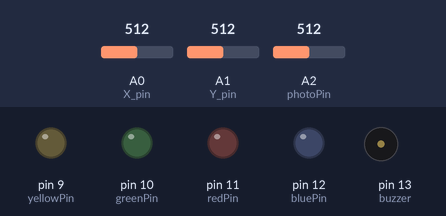
Bench run of a sketch on a simulated Arduino Uno, built with avr-gcc and run on an emulated ATmega328P. Parts: output pins drawn as LEDs (lit = HIGH), buzzer (waves = sounding). The inputs (shaded band) are chosen by the test bench; at power-on: A0 (X_pin) = 512, A1 (Y_pin) = 512, A2 (photoPin) = 512. What the sketch prints to the serial monitor is not drawn.

Above: at 9.7 s.
9.8 s: A0 (X_pin) set to 684
11.3 s: A0 (X_pin) set to 717
At 11.8 s:
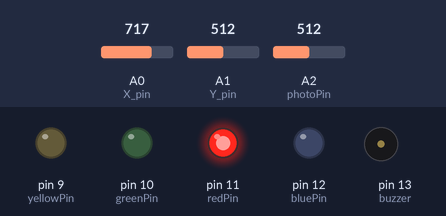
12.8 s: A1 (Y_pin) set to 691
14.3 s: A1 (Y_pin) set to 711
At 15.5 s:
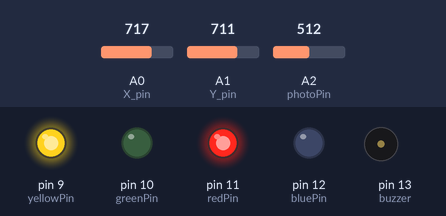
15.8 s: A1 (Y_pin) set to 783
17.3 s: A1 (Y_pin) set to 818
At 17.9 s:
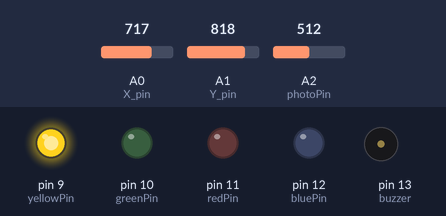
Timing chart, 0 to 19.8 s (numbered marks = the images above; inputs shaded):
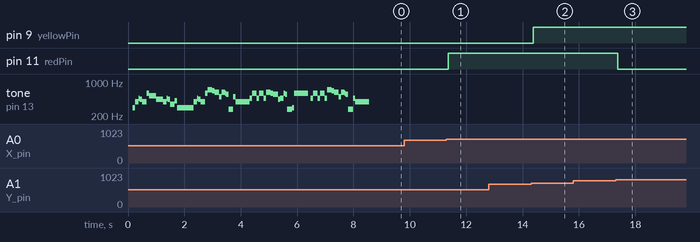

The sketch:

ohalle2lab4.ino
```cpp
/*
   1- Author: Omkarnath Halleppanawar - 665916886
   2- Lab: Lab 4 - Multiple Inputs and Outputs
   3- Description: This code plays the Harry Potter theme, increasing the speed at which it is played based on light intensity
   Also, lights up 4 LEDs based on position of a joystick
   4-Lab Questions:
  What does the map() function do? It maps a range of numbers to a different range of numbers
How did you change the speed of the melody in your code? I used the value from the photoresistor, mapped it to a value from 1-10, and divided noteDuration by that number
What was the hardest part of the lab to implement? Changing the speed of the photoresistor because I had to figure out how to fit it into the existing code to play music
   5- References: Lab Write-up and resources given in writeup
   6- Demo: in-person demonstration" 2/27/2023 Time 10:26 TA: Parth
*/


// Arduino pin numbers
const int SW_pin = 8; // digital pin connected to switch output
const int X_pin = 0; // analog pin connected to X output
const int Y_pin = 1; // analog pin connected to Y output

int yellowPin = 9;
int greenPin = 10;
int redPin = 11;
int bluePin = 12;

int photoPin = A2;

#define NOTE_B0  31
#define NOTE_C1  33
#define NOTE_CS1 35
#define NOTE_D1  37
#define NOTE_DS1 39
#define NOTE_E1  41
#define NOTE_F1  44
#define NOTE_FS1 46
#define NOTE_G1  49
#define NOTE_GS1 52
#define NOTE_A1  55
#define NOTE_AS1 58
#define NOTE_B1  62
#define NOTE_C2  65
#define NOTE_CS2 69
#define NOTE_D2  73
#define NOTE_DS2 78
#define NOTE_E2  82
#define NOTE_F2  87
#define NOTE_FS2 93
#define NOTE_G2  98
#define NOTE_GS2 104
#define NOTE_A2  110
#define NOTE_AS2 117
#define NOTE_B2  123
#define NOTE_C3  131
#define NOTE_CS3 139
#define NOTE_D3  147
#define NOTE_DS3 156
#define NOTE_E3  165
#define NOTE_F3  175
#define NOTE_FS3 185
#define NOTE_G3  196
#define NOTE_GS3 208
#define NOTE_A3  220
#define NOTE_AS3 233
#define NOTE_B3  247
#define NOTE_C4  262
#define NOTE_CS4 277
#define NOTE_D4  294
#define NOTE_DS4 311
#define NOTE_E4  330
#define NOTE_F4  349
#define NOTE_FS4 370
#define NOTE_G4  392
#define NOTE_GS4 415
#define NOTE_A4  440
#define NOTE_AS4 466
#define NOTE_B4  494
#define NOTE_C5  523
#define NOTE_CS5 554
#define NOTE_D5  587
#define NOTE_DS5 622
#define NOTE_E5  659
#define NOTE_F5  698
#define NOTE_FS5 740
#define NOTE_G5  784
#define NOTE_GS5 831
#define NOTE_A5  880
#define NOTE_AS5 932
#define NOTE_B5  988
#define NOTE_C6  1047
#define NOTE_CS6 1109
#define NOTE_D6  1175
#define NOTE_DS6 1245
#define NOTE_E6  1319
#define NOTE_F6  1397
#define NOTE_FS6 1480
#define NOTE_G6  1568
#define NOTE_GS6 1661
#define NOTE_A6  1760
#define NOTE_AS6 1865
#define NOTE_B6  1976
#define NOTE_C7  2093
#define NOTE_CS7 2217
#define NOTE_D7  2349
#define NOTE_DS7 2489
#define NOTE_E7  2637
#define NOTE_F7  2794
#define NOTE_FS7 2960
#define NOTE_G7  3136
#define NOTE_GS7 3322
#define NOTE_A7  3520
#define NOTE_AS7 3729
#define NOTE_B7  3951
#define NOTE_C8  4186
#define NOTE_CS8 4435
#define NOTE_D8  4699
#define NOTE_DS8 4978
#define REST 0

// change this to make the song slower or faster
int tempo = 144;

// change this to whichever pin you want to use
int buzzer = 13;

// notes of the moledy followed by the duration.
// a 4 means a quarter note, 8 an eighteenth , 16 sixteenth, so on
// !!negative numbers are used to represent dotted notes,
// so -4 means a dotted quarter note, that is, a quarter plus an eighteenth!!
int melody[] = {


  // Hedwig's theme fromn the Harry Potter Movies
  // Score from https://musescore.com/user/3811306/scores/4906610

  REST, 2, NOTE_D4, 4,
  NOTE_G4, -4, NOTE_AS4, 8, NOTE_A4, 4,
  NOTE_G4, 2, NOTE_D5, 4,
  NOTE_C5, -2,
  NOTE_A4, -2,
  NOTE_G4, -4, NOTE_AS4, 8, NOTE_A4, 4,
  NOTE_F4, 2, NOTE_GS4, 4,
  NOTE_D4, -1,
  NOTE_D4, 4,

  NOTE_G4, -4, NOTE_AS4, 8, NOTE_A4, 4, //10
  NOTE_G4, 2, NOTE_D5, 4,
  NOTE_F5, 2, NOTE_E5, 4,
  NOTE_DS5, 2, NOTE_B4, 4,
  NOTE_DS5, -4, NOTE_D5, 8, NOTE_CS5, 4,
  NOTE_CS4, 2, NOTE_B4, 4,
  NOTE_G4, -1,
  NOTE_AS4, 4,

  NOTE_D5, 2, NOTE_AS4, 4,//18
  NOTE_D5, 2, NOTE_AS4, 4,
  NOTE_DS5, 2, NOTE_D5, 4,
  NOTE_CS5, 2, NOTE_A4, 4,
  NOTE_AS4, -4, NOTE_D5, 8, NOTE_CS5, 4,
  NOTE_CS4, 2, NOTE_D4, 4,
  NOTE_D5, -1,
  REST,4, NOTE_AS4,4,

  NOTE_D5, 2, NOTE_AS4, 4,//26
  NOTE_D5, 2, NOTE_AS4, 4,
  NOTE_F5, 2, NOTE_E5, 4,
  NOTE_DS5, 2, NOTE_B4, 4,
  NOTE_DS5, -4, NOTE_D5, 8, NOTE_CS5, 4,
  NOTE_CS4, 2, NOTE_AS4, 4,
  NOTE_G4, -1,

};

// sizeof gives the number of bytes, each int value is composed of two bytes (16 bits)
// there are two values per note (pitch and duration), so for each note there are four bytes
int notes = sizeof(melody) / sizeof(melody[0]) / 2;

// this calculates the duration of a whole note in ms (60s/tempo)*4 beats
int wholenote = (60000 * 4) / tempo;

int divider = 0, noteDuration = 0;

void setup() {

  pinMode(yellowPin, OUTPUT);
  pinMode(greenPin, OUTPUT);
  pinMode(redPin, OUTPUT);
  pinMode(bluePin, OUTPUT);

  pinMode(SW_pin, INPUT);
  digitalWrite(SW_pin, HIGH);

  Serial.begin(9600);

  // iterate over the notes of the melody.
  // Remember, the array is twice the number of notes (notes + durations)
  for (int thisNote = 0; thisNote < notes * 2; thisNote = thisNote + 2) {

    // calculates the duration of each note
    divider = melody[thisNote + 1];
    if (divider > 0) {
      // regular note, just proceed
      noteDuration = (wholenote) / divider;
    } else if (divider < 0) {
      // dotted notes are represented with negative durations!!
      noteDuration = (wholenote) / abs(divider);
      noteDuration *= 1.5; // increases the duration in half for dotted notes
    }

    // we only play the note for 90% of the duration, leaving 10% as a pause
    tone(buzzer, melody[thisNote], noteDuration*0.9);
    int lightRaw = analogRead(photoPin);
    int light = map(lightRaw, 0, 1023, 1, 10);
    Serial.println(light);
    // Wait for the specief duration before playing the next note.
    delay(noteDuration/light); // more light -> faster song

    // stop the waveform generation before the next note.
    noTone(buzzer);
  }
}

void loop() {
  /*
  Serial.print("Switch:  ");
  Serial.print(digitalRead(SW_pin));
  Serial.print(" | ");
  Serial.print("X-axis: ");
  Serial.print(analogRead(X_pin));
  Serial.print(" | ");
  Serial.print("Y-axis: ");
  Serial.print(analogRead(Y_pin));
  Serial.println(" | ");
  */
  int xPos = analogRead(X_pin);
  int yPos = analogRead(Y_pin);
  if (yPos > 200 && yPos < 800 && xPos > 700) {
    digitalWrite(redPin, 1); // UP
  } else {
    digitalWrite(redPin, 0);
  }
  if (xPos > 200 && xPos < 800 && yPos < 300) {
    digitalWrite(bluePin, 1); // LEFT
  } else {
    digitalWrite(bluePin, 0);
  }
  if (xPos > 200 && xPos < 800 && yPos > 700) {
    digitalWrite(yellowPin, 1); // RIGHT
  } else {
    digitalWrite(yellowPin, 0);
  }
  if (yPos > 200 && yPos < 800 && xPos < 300) {
    digitalWrite(greenPin, 1); // DOWN
  } else {
    digitalWrite(greenPin, 0);
  }
  delay(200);
  /*
  int light = analogRead(photoPin);
  Serial.println(light);
  delay(100);
  */
}
```

Measured:
- the behaviour switches between 700 and 701 on A0 (X_pin) (found by bisection; images 0 and 1)
- the behaviour switches between 700 and 701 on A1 (Y_pin) (found by bisection; images 1 and 2)
- the behaviour switches between 799 and 800 on A1 (Y_pin) (found by bisection; images 2 and 3)
- after the input at 9.8 s, every drawn part: stays the same
- after the input at 11.3 s, pin 11 (redPin): LOW → HIGH after 0.07 s
- after the input at 12.8 s, every drawn part: stays the same
- after the input at 14.3 s, pin 9 (yellowPin): LOW → HIGH after 0.07 s
- after the input at 15.8 s, every drawn part: stays the same
- after the input at 17.3 s, pin 11 (redPin): HIGH → LOW after 0.08 s
